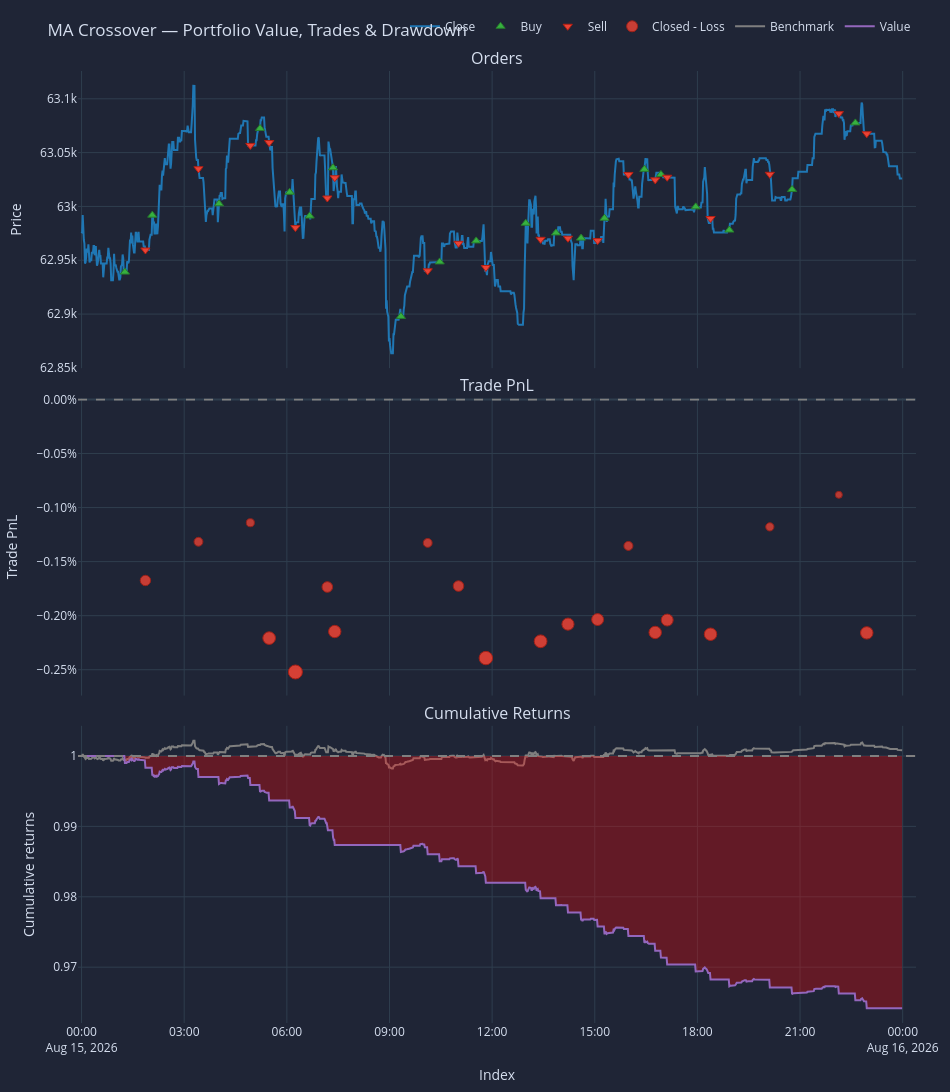

Notebook code for this chart:
### Code cell
pf_ma.plot(title="MA Crossover — Portfolio Value, Trades & Drawdown").show()

### Figure 1 — Plotly figure (JSON) as saved in the notebook; plotly's stock layout.template omitted (floating-point values rounded to 4 significant figures; data arrays with more than 128 entries replaced by an {"elided": "..."} marker saying what was removed)
{"data": [{"legendgroup": "0", "line": {"color": "#1f77b4"}, "name": "Close", "showlegend": true, "type": "scatter", "x": {"elided": "1440 str values"}, "xaxis": "x", "y": {"elided": "1440 float values"}, "yaxis": "y"}, {"customdata": [[0.0, 0.1587, 9.99], [2.0, 0.1583, 9.973], [4.0, 0.1581, 9.96], [6.0, 0.1577, 9.949], [8.0, 0.1575, 9.927], [10.0, 0.1572, 9.902], [12.0, 0.1568, 9.885], [14.0, 0.1568, 9.864], [16.0, 0.1565, 9.85], [18.0, 0.1562, 9.833], [20.0, 0.1558, 9.81], [22.0, 0.1554, 9.788], [24.0, 0.1551, 9.768], [26.0, 0.1548, 9.748], [28.0, 0.1544, 9.735], [30.0, 0.1541, 9.714], [32.0, 0.1539, 9.694], [34.0, 0.1536, 9.673], [36.0, 0.1533, 9.662], [38.0, 0.153, 9.653]], "hovertemplate": "Order Id: %{customdata[0]}<br>Timestamp: %{x}<br>Price: %{y}<br>Size: %{customdata[1]:.6f}<br>Fees: %{customdata[2]:.6f}", "legendgroup": "1", "marker": {"color": "#37B13F", "line": {"color": "rgb(38,123,44)", "width": 1}, "size": 8, "symbol": "triangle-up"}, "mode": "markers", "name": "Buy", "type": "scatter", "x": ["2026-08-15T01:16:00.000000000", "2026-08-15T02:04:00.000000000", "2026-08-15T04:01:00.000000000", "2026-08-15T05:13:00.000000000", "2026-08-15T06:05:00.000000000", "2026-08-15T06:40:00.000000000", "2026-08-15T07:21:00.000000000", "2026-08-15T09:20:00.000000000", "2026-08-15T10:28:00.000000000", "2026-08-15T11:32:00.000000000", "2026-08-15T12:59:00.000000000", "2026-08-15T13:52:00.000000000", "2026-08-15T14:36:00.000000000", "2026-08-15T15:17:00.000000000", "2026-08-15T16:27:00.000000000", "2026-08-15T16:56:00.000000000", "2026-08-15T17:57:00.000000000", "2026-08-15T18:56:00.000000000", "2026-08-15T20:46:00.000000000", "2026-08-15T22:37:00.000000000"], "xaxis": "x", "y": [62940.0, 62990.0, 63000.0, 63070.0, 63010.0, 62990.0, 63040.0, 62900.0, 62950.0, 62970.0, 62980.0, 62980.0, 62970.0, 62990.0, 63030.0, 63030.0, 63000.0, 62980.0, 63020.0, 63080.0], "yaxis": "y"}, {"customdata": [[1.0, 0.1587, 9.993], [3.0, 0.1583, 9.98], [5.0, 0.1581, 9.969], [7.0, 0.1577, 9.947], [9.0, 0.1575, 9.922], [11.0, 0.1572, 9.905], [13.0, 0.1568, 9.883], [15.0, 0.1568, 9.87], [17.0, 0.1565, 9.853], [19.0, 0.1562, 9.83], [21.0, 0.1558, 9.808], [23.0, 0.1554, 9.787], [25.0, 0.1551, 9.767], [27.0, 0.1548, 9.754], [29.0, 0.1544, 9.733], [31.0, 0.1541, 9.713], [33.0, 0.1539, 9.692], [35.0, 0.1536, 9.681], [37.0, 0.1533, 9.672], [39.0, 0.153, 9.651]], "hovertemplate": "Order Id: %{customdata[0]}<br>Timestamp: %{x}<br>Price: %{y}<br>Size: %{customdata[1]:.6f}<br>Fees: %{customdata[2]:.6f}", "legendgroup": "2", "marker": {"color": "#EA4335", "line": {"color": "rgb(181,31,18)", "width": 1}, "size": 8, "symbol": "triangle-down"}, "mode": "markers", "name": "Sell", "type": "scatter", "x": ["2026-08-15T01:52:00.000000000", "2026-08-15T03:25:00.000000000", "2026-08-15T04:56:00.000000000", "2026-08-15T05:29:00.000000000", "2026-08-15T06:15:00.000000000", "2026-08-15T07:11:00.000000000", "2026-08-15T07:24:00.000000000", "2026-08-15T10:07:00.000000000", "2026-08-15T11:01:00.000000000", "2026-08-15T11:49:00.000000000", "2026-08-15T13:25:00.000000000", "2026-08-15T14:13:00.000000000", "2026-08-15T15:05:00.000000000", "2026-08-15T15:59:00.000000000", "2026-08-15T16:46:00.000000000", "2026-08-15T17:07:00.000000000", "2026-08-15T18:23:00.000000000", "2026-08-15T20:07:00.000000000", "2026-08-15T22:08:00.000000000", "2026-08-15T22:57:00.000000000"], "xaxis": "x", "y": [62960.0, 63040.0, 63060.0, 63060.0, 62980.0, 63010.0, 63030.0, 62940.0, 62970.0, 62940.0, 62970.0, 62970.0, 62970.0, 63030.0, 63020.0, 63030.0, 62990.0, 63030.0, 63090.0, 63070.0], "yaxis": "y"}, {"customdata": [[0.0, 0.0, -16.73, -0.001674], [1.0, 1.0, -13.13, -0.001316], [2.0, 2.0, -11.36, -0.00114], [3.0, 3.0, -21.96, -0.002207], [4.0, 4.0, -25.02, -0.002521], [5.0, 5.0, -17.17, -0.001735], [6.0, 6.0, -21.22, -0.002146], [7.0, 7.0, -13.09, -0.001327], [8.0, 8.0, -17.0, -0.001726], [9.0, 9.0, -23.52, -0.002392], [10.0, 10.0, -21.94, -0.002237], [11.0, 11.0, -20.34, -0.002078], [12.0, 12.0, -19.89, -0.002036], [13.0, 13.0, -13.21, -0.001355], [14.0, 14.0, -20.98, -0.002155], [15.0, 15.0, -19.82, -0.00204], [16.0, 16.0, -21.05, -0.002172], [17.0, 17.0, -11.4, -0.001178], [18.0, 18.0, -8.526, -0.0008825], [19.0, 19.0, -20.84, -0.002159]], "hovertemplate": "Exit Trade Id: %{customdata[0]}<br>Position Id: %{customdata[1]}<br>Exit Timestamp: %{x}<br>PnL: %{customdata[2]:.6f}<br>Return: %{customdata[3]:.2%}", "legendgroup": "3", "marker": {"color": "#EA4335", "line": {"color": "rgb(181,31,18)", "width": 1}, "opacity": [0.8225, 0.7897, 0.7736, 0.8713, 0.9, 0.828, 0.8657, 0.7907, 0.8272, 0.8882, 0.874, 0.8595, 0.8556, 0.7932, 0.8665, 0.856, 0.868, 0.7771, 0.75, 0.8669], "size": [10.38, 8.854, 8.102, 12.66, 14.0, 10.64, 12.4, 8.9, 10.6, 13.45, 12.79, 12.11, 11.93, 9.018, 12.44, 11.95, 12.51, 8.265, 7.0, 12.45], "symbol": "circle"}, "mode": "markers", "name": "Closed - Loss", "type": "scatter", "x": ["2026-08-15T01:52:00.000000000", "2026-08-15T03:25:00.000000000", "2026-08-15T04:56:00.000000000", "2026-08-15T05:29:00.000000000", "2026-08-15T06:15:00.000000000", "2026-08-15T07:11:00.000000000", "2026-08-15T07:24:00.000000000", "2026-08-15T10:07:00.000000000", "2026-08-15T11:01:00.000000000", "2026-08-15T11:49:00.000000000", "2026-08-15T13:25:00.000000000", "2026-08-15T14:13:00.000000000", "2026-08-15T15:05:00.000000000", "2026-08-15T15:59:00.000000000", "2026-08-15T16:46:00.000000000", "2026-08-15T17:07:00.000000000", "2026-08-15T18:23:00.000000000", "2026-08-15T20:07:00.000000000", "2026-08-15T22:08:00.000000000", "2026-08-15T22:57:00.000000000"], "xaxis": "x2", "y": [-0.001674, -0.001316, -0.00114, -0.002207, -0.002521, -0.001735, -0.002146, -0.001327, -0.001726, -0.002392, -0.002237, -0.002078, -0.002036, -0.001355, -0.002155, -0.00204, -0.002172, -0.001178, -0.0008825, -0.002159], "yaxis": "y2"}, {"legendgroup": "4", "line": {"color": "#7f7f7f"}, "name": "Benchmark", "showlegend": true, "type": "scatter", "x": {"elided": "1440 str values"}, "xaxis": "x3", "y": {"elided": "1440 float values"}, "yaxis": "y3"}, {"hoverinfo": "skip", "legendgroup": "5", "line": {"color": "rgba(0, 0, 0, 0)", "width": 0}, "opacity": 0, "showlegend": false, "type": "scatter", "x": {"elided": "1440 str values"}, "xaxis": "x3", "y": {"elided": "1440 int values"}, "yaxis": "y3"}, {"connectgaps": false, "fill": "tonexty", "fillcolor": "rgba(255, 0, 0, 0.3)", "hoverinfo": "skip", "legendgroup": "5", "line": {"color": "rgba(0, 0, 0, 0)", "width": 0}, "opacity": 0, "showlegend": false, "type": "scatter", "x": {"elided": "1440 str values"}, "xaxis": "x3", "y": {"elided": "1440 float values"}, "yaxis": "y3"}, {"legendgroup": "6", "line": {"color": "#9467bd"}, "name": "Value", "showlegend": true, "type": "scatter", "x": {"elided": "1440 str values"}, "xaxis": "x3", "y": {"elided": "1440 float values"}, "yaxis": "y3"}, {"hoverinfo": "skip", "legendgroup": "5", "line": {"color": "rgba(0, 0, 0, 0)", "width": 0}, "opacity": 0.0, "showlegend": false, "type": "scatter", "x": {"elided": "1440 str values"}, "xaxis": "x3", "y": {"elided": "1440 int values"}, "yaxis": "y3"}], "layout": {"annotations": [{"font": {"size": 16}, "showarrow": false, "text": "Orders", "x": 0.5, "xanchor": "center", "xref": "paper", "y": 1.0, "yanchor": "bottom", "yref": "paper"}, {"font": {"size": 16}, "showarrow": false, "text": "Trade PnL", "x": 0.5, "xanchor": "center", "xref": "paper", "y": 0.6561, "yanchor": "bottom", "yref": "paper"}, {"font": {"size": 16}, "showarrow": false, "text": "Cumulative Returns", "x": 0.5, "xanchor": "center", "xref": "paper", "y": 0.3122, "yanchor": "bottom", "yref": "paper"}], "height": 1260, "legend": {"orientation": "h", "traceorder": "normal", "x": 1, "xanchor": "right", "y": 1.032, "yanchor": "bottom"}, "margin": {"b": 30, "l": 30, "r": 30, "t": 30}, "shapes": [{"line": {"color": "gray", "dash": "dash"}, "type": "line", "x0": 0.0, "x1": 1.0, "xref": "paper", "y0": 0, "y1": 0, "yref": "y2"}, {"line": {"color": "gray", "dash": "dash"}, "type": "line", "x0": 0.0, "x1": 1.0, "xref": "paper", "y0": 1, "y1": 1, "yref": "y3"}], "showlegend": true, "title": {"text": "MA Crossover — Portfolio Value, Trades & Drawdown"}, "width": 950, "xaxis": {"anchor": "y", "domain": [0.0, 1.0], "matches": "x3", "showticklabels": false}, "xaxis2": {"anchor": "y2", "domain": [0.0, 1.0], "matches": "x3", "showticklabels": false}, "xaxis3": {"anchor": "y3", "domain": [0.0, 1.0], "title": {"text": "Index"}}, "yaxis": {"anchor": "x", "domain": [0.6878, 1.0], "title": {"text": "Price"}}, "yaxis2": {"anchor": "x2", "domain": [0.3439, 0.6561], "tickformat": ".2%", "title": {"text": "Trade PnL"}}, "yaxis3": {"anchor": "x3", "domain": [0.0, 0.3122], "title": {"text": "Cumulative returns"}}}}
